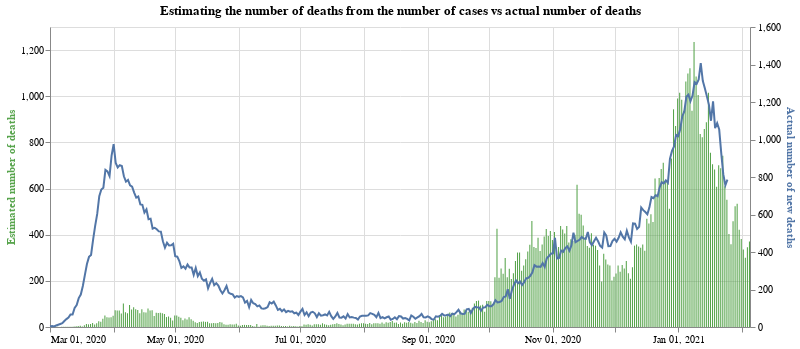

Write notebook code for a chart like this one.
### Code cell
#collapse
base = alt.Chart(full_eng_deaths.query("date >= '2020-03-01'")).encode(x=alt.X("yearmonthdate(date):T", axis=alt.Axis(title=None))).properties(width=700, title='Estimating the number of deaths from the number of cases vs actual number of deaths')

bars = base.mark_bar(color='#57A44C').encode(
    y=alt.Y("estimateDeathsFromCases:Q", axis=alt.Axis(title='Estimated number of deaths', titleColor='#57A44C')),
    tooltip="newCases:Q"
)

line = base.mark_line(stroke='#5276A7').encode(y=alt.Y("laggedNewDeaths:Q", axis=alt.Axis(title='Actual number of new deaths', titleColor='#5276A7')))

alt.layer(bars, line).resolve_scale(y='independent')

### Figure 1 — Vega-Lite specification as saved in the notebook (floating-point values rounded to 4 significant figures; data arrays with more than 128 entries replaced by an {"elided": "..."} marker saying what was removed)
{"config": {"view": {"continuousWidth": 400, "continuousHeight": 300}}, "layer": [{"mark": {"type": "bar", "color": "#57A44C"}, "encoding": {"tooltip": {"type": "quantitative", "field": "newCases"}, "x": {"type": "temporal", "axis": {"title": null}, "field": "date", "timeUnit": "yearmonthdate"}, "y": {"type": "quantitative", "axis": {"title": "Estimated number of deaths", "titleColor": "#57A44C"}, "field": "estimateDeathsFromCases"}}, "title": "Estimating the number of deaths from the number of cases vs actual number of deaths", "width": 700}, {"mark": {"type": "line", "stroke": "#5276A7"}, "encoding": {"x": {"type": "temporal", "axis": {"title": null}, "field": "date", "timeUnit": "yearmonthdate"}, "y": {"type": "quantitative", "axis": {"title": "Actual number of new deaths", "titleColor": "#5276A7"}, "field": "laggedNewDeaths"}}, "title": "Estimating the number of deaths from the number of cases vs actual number of deaths", "width": 700}], "data": {"name": "data-fce12ba2f3250cfa048a1792c9a228d9"}, "resolve": {"scale": {"y": "independent"}}, "$schema": "https://vega.github.io/schema/vega-lite/v4.8.1.json", "datasets": {"data-fce12ba2f3250cfa048a1792c9a228d9": {"elided": "341 records"}}}
